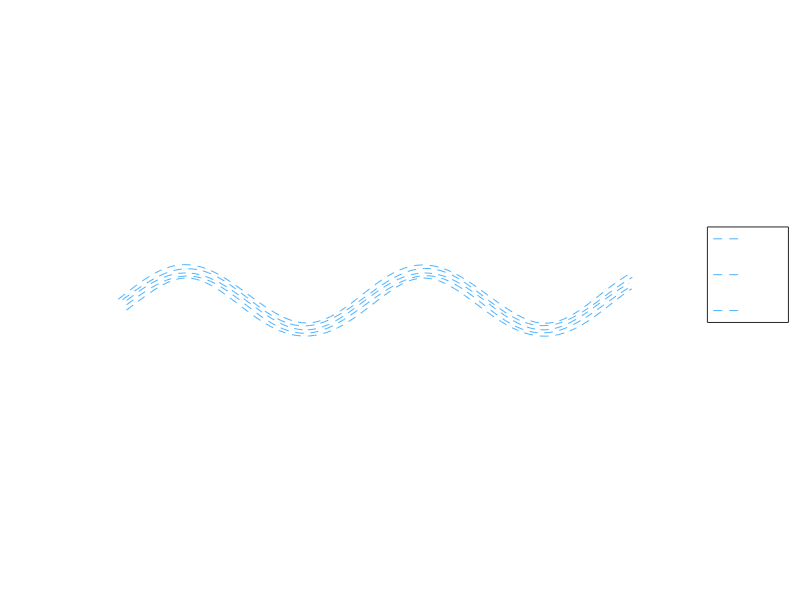

This chart was generated by the following MATLAB code:
function UAVBoidsFlockingSimuDarkV8()
% Parameters
numUAVs = 5;
formationType = 'V'; % Options: 'V', 'line'
windEnabled = true;

% Time
t = linspace(0, 45, 100);

% Lead UAV path (sinusoidal)
zLead = 20 * ones(size(t));
xLead = t * 10;            % extend path in X (wider view)
yLead = 25 * sin(0.3 * t); % smoother, visible sine wave

% Wind parameters
windAmplitude = 0.5;
windFrequency = 0.1;

% Formation offsets
offsets = generateFormationOffsets(numUAVs, formationType);

% UAV model
model = createAircraftModel();

% Create figures with black background
%fig3D = figure('Name','3D UAV Simulation','NumberTitle','off','Color','k');
figMap = figure('Name','2D Latitude-Longitude Map','NumberTitle','off','Color','k');

% Storage for trails
trailX = zeros(numUAVs, length(t));
trailY = zeros(numUAVs, length(t));

% --- Fixed zoom settings ---
xRange2D = [min(xLead)-20, max(xLead)+50];
yRange2D = [min(yLead)-20, max(yLead)+40];

%xRange3D = [min(xLead)-50, max(xLead)+20];
%yRange3D = [min(yLead)-50, max(yLead)+30];
%zRange3D = [min(zLead)-50, max(zLead)+20];

% Main animation loop
for i = 1:length(t)
    leadPos = [xLead(i), yLead(i), zLead(i)];

    if i < length(t)
        dir = [xLead(i+1)-xLead(i), yLead(i+1)-yLead(i), zLead(i+1)-zLead(i)];
    else
        dir = [1, 0, 0];
    end
    dir = dir / norm(dir);

    uavPositions = zeros(numUAVs, 3);
    for j = 1:numUAVs
        offset = offsets(j, :);
        pos = leadPos + offset * getFormationMatrix(dir);

        if windEnabled
            windShift = windAmplitude * sin(2 * pi * windFrequency * t(i) + j);
            pos = pos + [0, windShift, 0];
        end

        uavPositions(j,:) = pos;
        trailX(j,i) = pos(1);
        trailY(j,i) = pos(2);
    end

    %% --- 3D Figure ---
%%  figure(fig3D); clf;
%%  hold on; axis equal; grid on;
%%  set(gca, 'Color', 'k', 'XColor', 'w', 'YColor', 'w', 'ZColor', 'w');

    % Draw each UAV
%%  for j = 1:numUAVs
%%      drawAircraftModel(model, uavPositions(j,:), dir, 'w');
%%  end

    % Global camera (zoomed out to see all UAVs)
%%  view(35, 20);
%%  xlim(xRange3D);
%%  ylim(yRange3D);
%%  zlim(zRange3D);

%%  title(sprintf('3D UAV Formation  t = %.1fs', t(i)), 'Color', 'w');
%%  xlabel('Longitude', 'Color', 'w');
%%  ylabel('Latitude', 'Color', 'w');
%%  zlabel('Altitude (m)', 'Color', 'w');

    % Show trail paths faintly
%%  for j = 1:numUAVs
%%      plot3(trailX(j,1:i), trailY(j,1:i), zLead(1:i), '--', 'Color', [0.3 0.7 1 0.5]);
%%  end

%%  drawnow;

    %% --- 2D Map Figure ---
    figure(figMap); clf;
    hold on; axis equal; grid on;
    set(gca, 'Color', 'k', 'XColor', 'w', 'YColor', 'w');

    % Full trails visible
    for j = 1:numUAVs
        plot(trailX(j,1:i), trailY(j,1:i), '--', 'Color', [0.3 0.7 1]);
        plot(trailX(j,i), trailY(j,i), 'wo', 'MarkerFaceColor', 'w');
    end

    % Fixed wider view (see full sine motion)
    xlim(xRange2D);
    ylim(yRange2D);

    title(sprintf('Latitude-Longitude Map  t = %.1fs', t(i)), 'Color', 'w');
    xlabel('Longitude', 'Color', 'w');
    ylabel('Latitude', 'Color', 'w');

    legend(arrayfun(@(n) sprintf('UAV %d',n), 1:numUAVs, 'UniformOutput', false), ...
        'TextColor','w','Location','northeastoutside');

    drawnow;
    pause(0.01);
end
end

%% Helper: Get local rotation matrix based on direction
%%
%%
function R = getFormationMatrix(direction)
    z = [0 0 1];
    y = cross(z, direction); y = y / norm(y);
    x = cross(y, z);
    R = [x; y; z];
end

%% Helper: Create aircraft geometry
function model = createAircraftModel()
    model.fuselageLength = 3;
    model.fuselageRadius = 3;
    model.wingSpan = 4;
    model.tailSpan = 4;
    model.tailOffset = -0.7;
end

%% Helper: Draw UAV as mini fixed-wing aircraft
function drawAircraftModel(model, pos, dir, color)
    up = [0 0 1];
    right = cross(up, dir); right = right / norm(right);
    up = cross(dir, right);
    R = [right' up' dir'];

    T = @(p) (R * p')' + pos;

    % Fuselage
    [X, Y, Z] = cylinder(model.fuselageRadius, 12);
    Z = Z * model.fuselageLength - model.fuselageLength / 2;
    for i = 1:numel(X)
        pt = T([X(i), Y(i), Z(i)]);
        X(i) = pt(1); Y(i) = pt(2); Z(i) = pt(3);
    end
    surf(X, Y, Z, 'FaceColor', color, 'EdgeColor', 'none');

    % Wings
    wing = [0 0 0; -model.wingSpan/2 0 0; model.wingSpan/2 0 0];
    wing = T(wing);
    plot3(wing(:,1), wing(:,2), wing(:,3), '-', 'LineWidth', 3, 'Color', color);

    % Tail
    tail = [model.tailOffset 0 0; model.tailOffset -model.tailSpan/2 0; model.tailOffset model.tailSpan/2 0];
    tail = T(tail);
    plot3(tail(:,1), tail(:,2), tail(:,3), '-', 'LineWidth', 2, 'Color', color);
end

%% Helper: Generate relative offsets for formation
function offsets = generateFormationOffsets(N, type)
    offsets = zeros(N, 3);
    switch type
        case 'V'
            offsets(1,:) = [0, 0, 0];
            count = 1;
            for i = 1:floor((N-1)/2)
                count = count + 1;
                offsets(count, :) = [-i * 2.5, -i * 3, 0];
                if count < N
                    count = count + 1;
                    offsets(count, :) = [-i * 2.5, i * 3, 0];
                end
            end
        case 'line'
            for i = 1:N
                offsets(i, :) = [-i * 2.5, 0, 0];
            end
    end
end